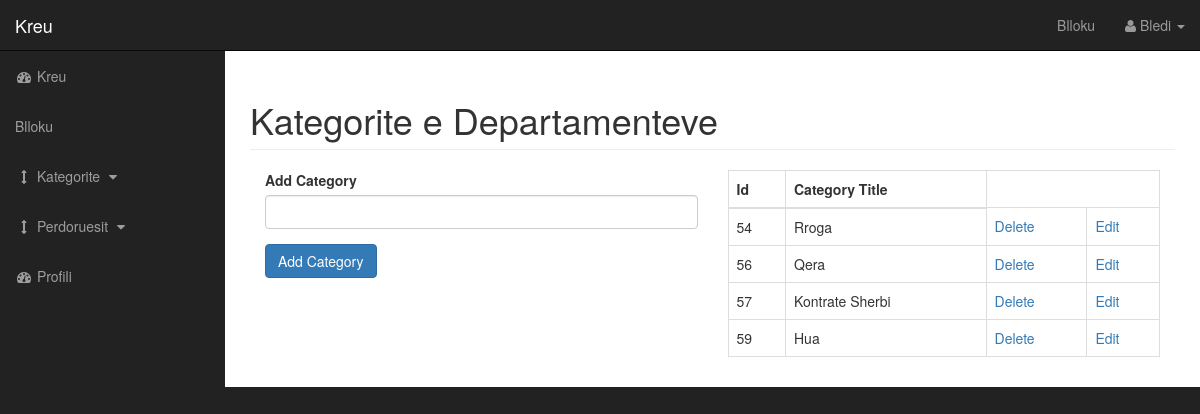
/admin/categories.php (signed in), run on the app's committed database.
### tables this page shows
CREATE TABLE `categories` (
  `cat_id` int(3) NOT NULL,
  `name` varchar(15) NOT NULL
);

### admin/categories.php (the view, shortened to what this page needs)
<?php include "includes/admin_header.php" ?>
    <div id="wrapper">
        <?php include "includes/admin_navigation.php" ?>
<div id="page-wrapper">
<div class="container-fluid">
    <div class="row">
        <div class="col-lg-12">
            <h1 class="page-header">
                Kategorite e Departamenteve
            </h1>
            <div class="col-xs-6">
    <form action="" method="post">
      <div class="form-group">
         <label for="cat-title">Add Category</label>
          <input type="text" class="form-control" name="cat_title">
      </div>
       <div class="form-group">
          <input class="btn btn-primary" type="submit" name="submit" value="Add Category">
      </div>
    </form>
    </div>
            <div class="col-xs-6">
    <table class="table table-bordered table-hover">
        <thead>
            <tr>
                <th>Id</th>
                <th>Category Title</th>
            </tr>
        </thead>
        <tbody>
        <?php
    $query = "SELECT * FROM categories";
    $select_categories = mysqli_query($connection,$query);
    while($row = mysqli_fetch_assoc($select_categories)) {
    $cat_id = $row['cat_id'];
    $cat_title = $row['name'];
    echo "<tr>";
    echo "<td>{$cat_id}</td>";
    echo "<td>{$cat_title}</td>";
   echo "<td><a href='categories.php?delete={$cat_id}'>Delete</a></td>";
   echo "<td><a href='categories.php?edit={$cat_id}'>Edit</a></td>";
    echo "</tr>";
    }
?>
        </tbody>
    </table>
                </div>
            </div>
        </div>
    </div>
</div>
    <?php include "includes/admin_footer.php" ?>

### admin/css/sb-admin.css (style rules this page uses)
body { margin-top: 100px; background-color: #222; }
@media (min-width:768px) { body { margin-top: 50px; } }
#wrapper { padding-left: 0; }
#page-wrapper { width: 100%; padding: 0; background-color: #fff; }
@media (min-width:768px) { #wrapper { padding-left: 225px; } }
@media (min-width:768px) { #page-wrapper { padding: 10px; } }

### data on the page
categories: cat_id "54", name "Rroga"
categories: cat_id "56", name "Qera"
categories: cat_id "57", name "Kontrate Sherbi"
categories: cat_id "59", name "Hua"

### other printed values
$_SESSION['username'] "Bledi"
